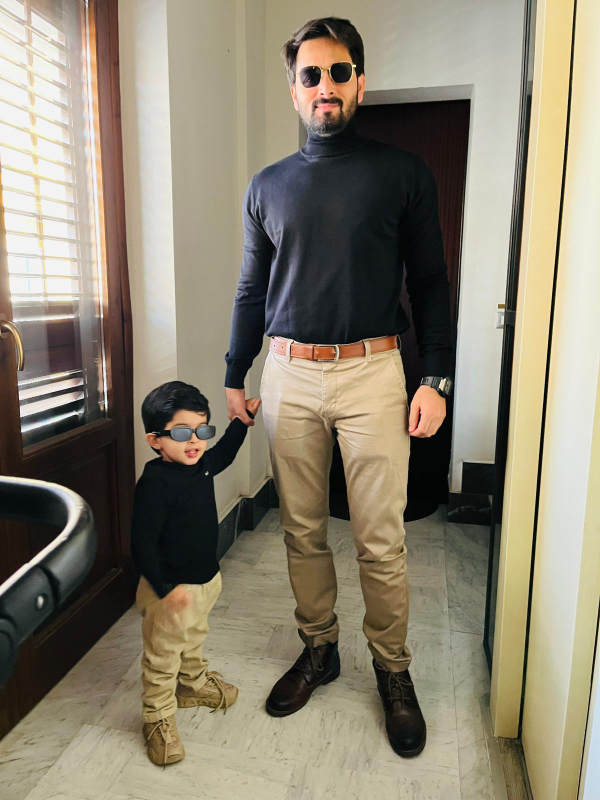
#> input picture zoraiz_new_images/WhatsApp Unknown 2026-06-17 at 17.54.12/WhatsApp Image 2026-06-17 at 17.42.09.jpeg, 1200 x 1600 px, found by its file name (shown at 1/2 size)
$ python -i zoraiz_final_book.py   (imports and definitions only)
#> lines starting #> are read from the running program, lines starting #| are printed output that depends on the picture
import os
from PIL import Image, ImageDraw
from reportlab.lib.pagesizes import A4
from reportlab.pdfgen import canvas
from reportlab.lib.colors import HexColor, white
from reportlab.lib.utils import ImageReader
import io

# [1 line that did not run here, left out]
IMG_DIR = "/home/user/claude/zoraiz_new_images/WhatsApp Unknown 2026-06-17 at 17.54.12"

# Correct mapping: each file matched to the photo the user described one by one
# Photos are referenced by their timestamp portion for clarity
def f(ts):
    return f"WhatsApp Image 2026-06-17 at {ts}.jpeg"

PAGES = [
    # Pic 1: picnic with mama
    dict(img=f("17.48.14"), line1="Zoraiz e la mama fanno un picnic.", line2="Mangiano gli snack insieme!", bg="#FFF8E1", acc="#F9A825"),
    # Pic 2: electric car in park
    dict(img=f("17.49.01"), line1="Zoraiz guida la macchinina nel parco.", line2="Che divertimento!", bg="#E3F2FD", acc="#1565C0"),
    # Pic 3: spiderman
    dict(img=f("17.49.35"), line1="Zoraiz incontra Spider-Man!", line2="Zoraiz ama Spider-Man!", bg="#FFEBEE", acc="#C62828"),
    # Pic 4: ice cream by christmas tree
    dict(img=f("17.49.46"), line1="Zoraiz mangia il gelato.", line2="Anche d'inverno, che freddo!", bg="#E8F5E9", acc="#2E7D32"),
    # Pic 5: toys with mama
    dict(img=f("17.50.04"), line1="Zoraiz e la mama mostrano i giocattoli.", line2="Zoraiz vuole il cagnolino!", bg="#FCE4EC", acc="#AD1457"),
    # Pic 6: slide in garden with friend
    dict(img=f("17.50.21"), line1="Zoraiz gioca allo scivolo con l'amico.", line2="Che bello il giardino!", bg="#E8F5E9", acc="#388E3C"),
    # Pic 7: piano
    dict(img=f("17.50.29"), line1="Zoraiz suona il pianoforte.", line2="Zoraiz ama la musica!", bg="#EDE7F6", acc="#512DA8"),
    # Pic 8: studying on bed
    dict(img=f("17.50.37"), line1="Zoraiz studia e scrive sul libro.", line2="Bravo Zoraiz!", bg="#E0F7FA", acc="#00838F"),
    # Pic 9: birthday nonna cake
    dict(img=f("17.50.44"), line1="È il compleanno di Zoraiz!", line2="La nonna porta la torta. Auguri!", bg="#FFF9C4", acc="#F57F17"),
    # Pic 10: pizza restaurant
    dict(img=f("17.51.00"), line1="Zoraiz mangia la pizza.", line2="La pizza è il piatto preferito di Zoraiz!", bg="#FBE9E7", acc="#BF360C"),
    # Pic 11: going to school with backpack
    dict(img=f("17.51.40"), line1="Zoraiz va a scuola.", line2="Che bello lo zaino!", bg="#E3F2FD", acc="#1565C0"),
    # Pic 12: cruise ship with mama
    dict(img=f("17.52.01"), line1="Zoraiz e la mama sono sulla nave.", line2="Guardano il mare insieme!", bg="#E0F7FA", acc="#006064"),
    # Pic 13: 1 year old sleeping in pram
    dict(img=f("17.52.22"), line1="Zoraiz ha un anno e dorme nel passeggino.", line2="Che tenero!", bg="#EDE7F6", acc="#4527A0"),
    # Pic 14: newborn baby
    dict(img=f("17.46.33"), line1="Benvenuto Zoraiz! Sei appena nato.", line2="Zoraiz vuole il latte della mama!", bg="#FCE4EC", acc="#C62828"),
    # Pic 15: crying wants a car
    dict(img=f("17.47.58"), line1="Zoraiz piange perché vuole la macchina.", line2="La mama lo consola!", bg="#FFFDE7", acc="#F57F17"),
    # Pic 16: matching outfit with baba
    dict(img=f("17.42.09"), line1="Zoraiz e baba hanno lo stesso vestito.", line2="Baba vuole tanto bene a Zoraiz!", bg="#ECEFF1", acc="#37474F"),
    # Pic 17: train with baba
    dict(img=f("17.42.26"), line1="Zoraiz va sul treno con il suo baba.", line2="Zoraiz abbraccia il suo baba!", bg="#E8F5E9", acc="#1B5E20"),
    # Pic 18: mama and baba couple - happy
    dict(img=f("17.42.45"), line1="La mama e il baba di Zoraiz sono felici.", line2="Ti vogliamo tanto bene, Zoraiz!", bg="#FCE4EC", acc="#AD1457"),
    # Pic 19: 2nd birthday surprise
    dict(img=f("17.43.27"), line1="Zoraiz compie 2 anni!", line2="Il baba gli fa la sorpresa. Auguri!", bg="#FFF9C4", acc="#E65100"),
    # Pic 20: grandparents (mama side) birthday cake
    dict(img=f("17.44.19"), line1="Il nonno e la nonna festeggiano.", line2="Zoraiz li ama tanto!", bg="#EFEBE9", acc="#4E342E"),
    # Pic 21: mama's parents + mama in forest (ami abu)
    dict(img=f("17.44.45"), line1="Questi sono i nonni di Zoraiz.", line2="La nonna e il nonno lo amano tanto!", bg="#F1F8E9", acc="#33691E"),
    # Pic 22: ama aba phoppo at mall (baba's family)
    dict(img=f("18.08.47"), line1="Il nonno, la nonna e la zia di Zoraiz.", line2="Lo amano tanto!", bg="#FFF3E0", acc="#E65100"),
    # Pic 23: mama and baby Zoraiz in Pakistani dress
    dict(img=f("18.08.47 (1)"), line1="Zoraiz e la mama in vestito pakistano.", line2="Che belli insieme!", bg="#FCE4EC", acc="#880E4F"),
]


def hex_rgb(h):
    h = h.lstrip("#")
    return tuple(int(h[i:i+2], 16)/255 for i in (0, 2, 4))


def load_photo(filename, size=800):
#> called with size = 800
    path = os.path.join(IMG_DIR, filename)
    img = Image.open(path).convert("RGB")
#> img is the input picture: PIL image 1200x1600 RGB; mean R, G, B 139.2, 131.1, 112.7
    w, h = img.size
#> w = 1200; h = 1600
    side = min(w, h)
#> side = 1200
    left = (w - side) // 2
#> left = 0
    if h > w:
        top = 0
    else:
        top = (h - side) // 2
    img = img.crop((left, top, left + side, top + side))
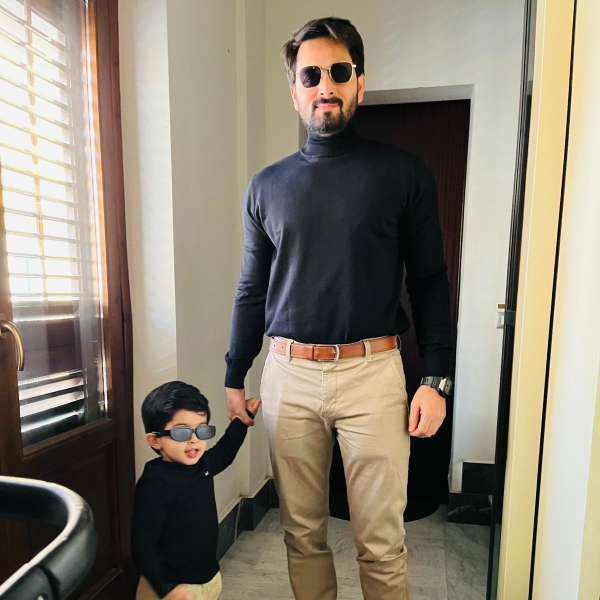
#> img: PIL image 1200x1200 RGB (shown at 1/2 size); mean R, G, B 138.6, 130.4, 114.9
    img = img.resize((size, size), Image.LANCZOS)
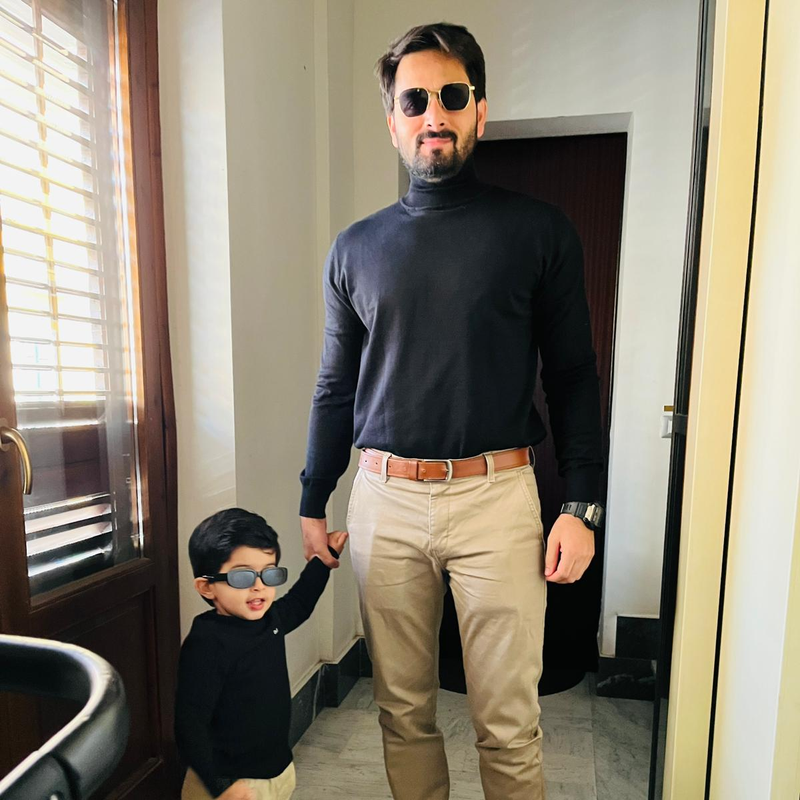
#> img: PIL image 800x800 RGB; mean R, G, B 138.6, 130.4, 114.9
    return img


# [133 lines left out: functions rounded_corners, to_reader, draw_cover, draw_page, make_pdf, not called in this run]


# [2 lines not run here, left out]

>>> result = load_photo('zoraiz_new_images/WhatsApp Unknown 2026-06-17 at 17.54.12/WhatsApp Image 2026-06-17 at 17.42.09.jpeg')

$ run again, on zoraiz_new_images/WhatsApp Unknown 2026-06-17 at 17.54.12/WhatsApp Image 2026-06-17 at 17.44.19.jpeg
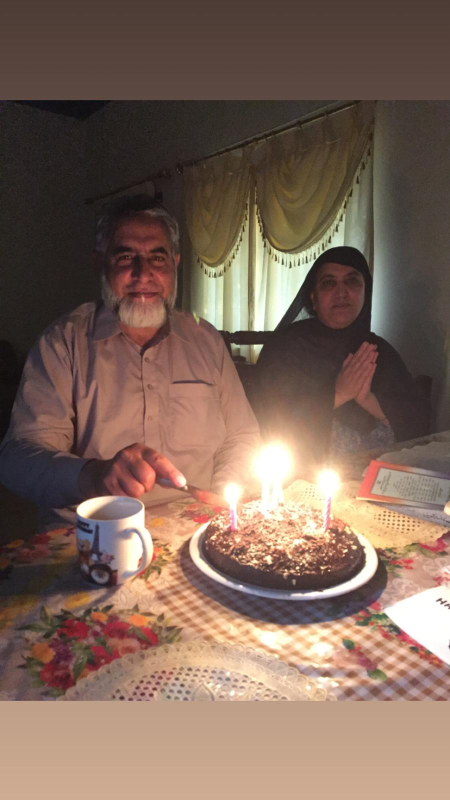
#> input picture zoraiz_new_images/WhatsApp Unknown 2026-06-17 at 17.54.12/WhatsApp Image 2026-06-17 at 17.44.19.jpeg, 900 x 1600 px, found by its file name (shown at 1/2 size)
#> in load_photo, img is the input picture: PIL image 900x1600 RGB; mean R, G, B 126.1, 102.4, 89.2
#> in load_photo, `img = img.crop((left, top, left + side, top + side))`:
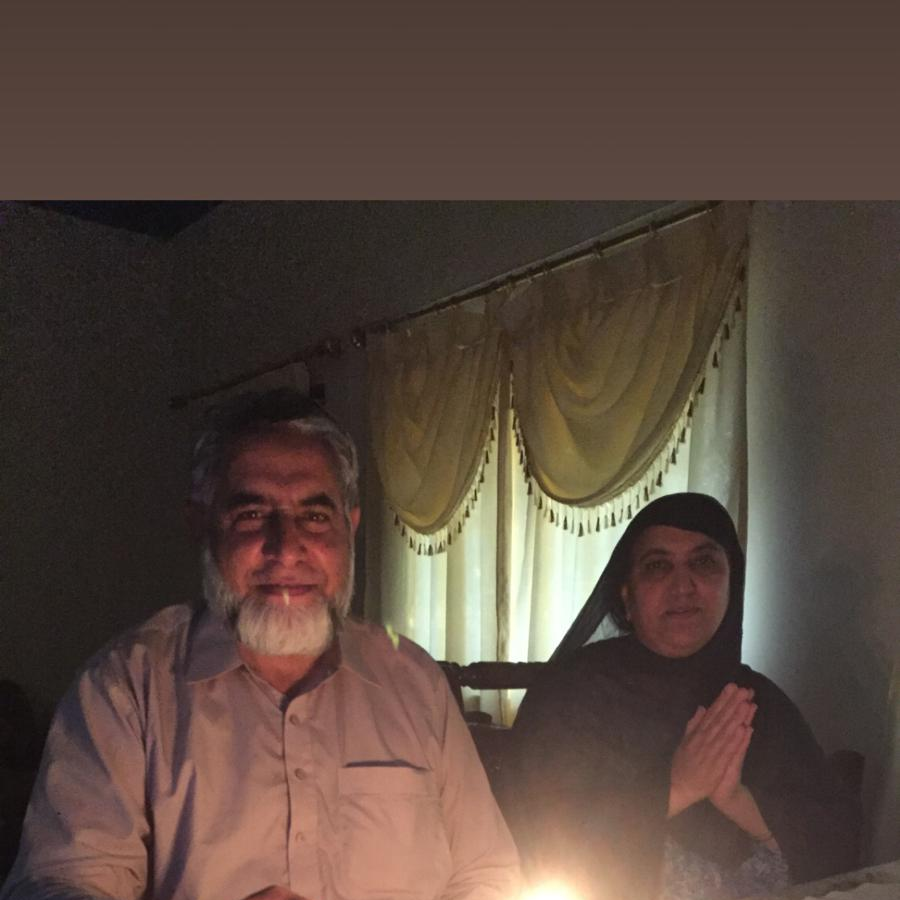
#> img: PIL image 900x900 RGB; mean R, G, B 88.5, 71.6, 62.4

$ run again, on zoraiz_new_images/WhatsApp Unknown 2026-06-17 at 17.54.12/WhatsApp Image 2026-06-17 at 17.44.45.jpeg
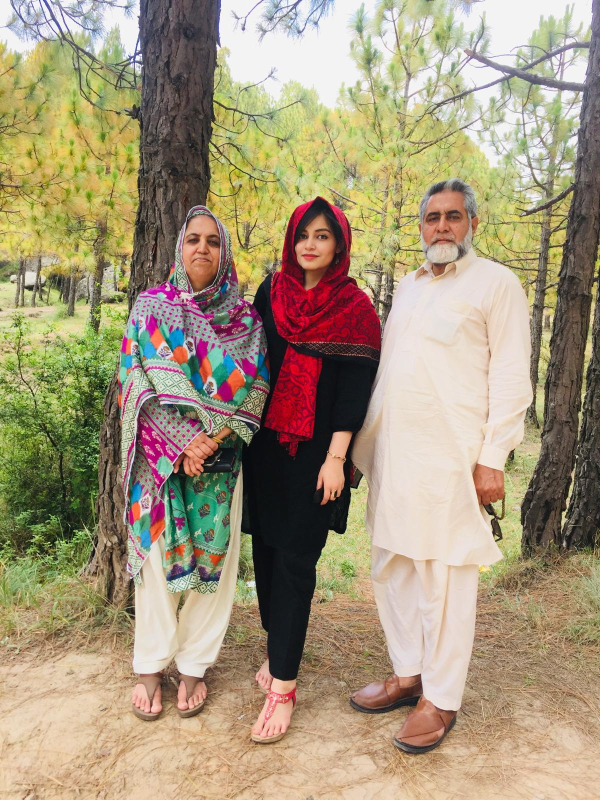
#> input picture zoraiz_new_images/WhatsApp Unknown 2026-06-17 at 17.54.12/WhatsApp Image 2026-06-17 at 17.44.45.jpeg, 1200 x 1600 px, found by its file name (shown at 1/2 size)
#> in load_photo, img is the input picture: PIL image 1200x1600 RGB; mean R, G, B 165.3, 150.6, 123.1
#> in load_photo, `img = img.crop((left, top, left + side, top + side))`:
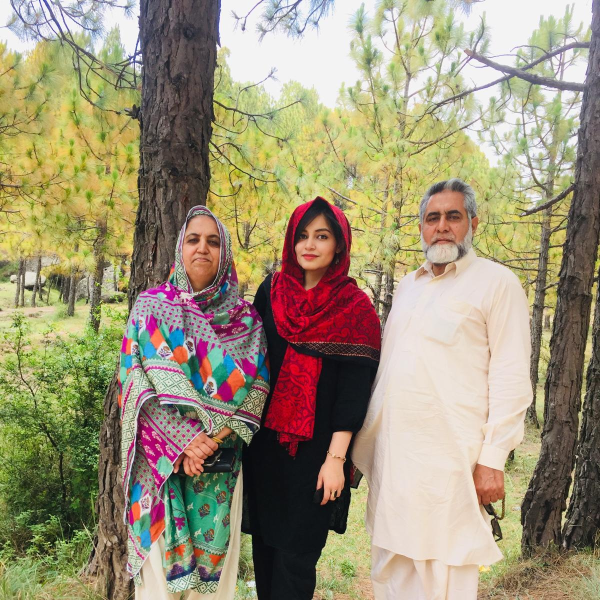
#> img: PIL image 1200x1200 RGB (shown at 1/2 size); mean R, G, B 156.9, 146.6, 119.4
#> in load_photo, `img = img.resize((size, size), Image.LANCZOS)`:
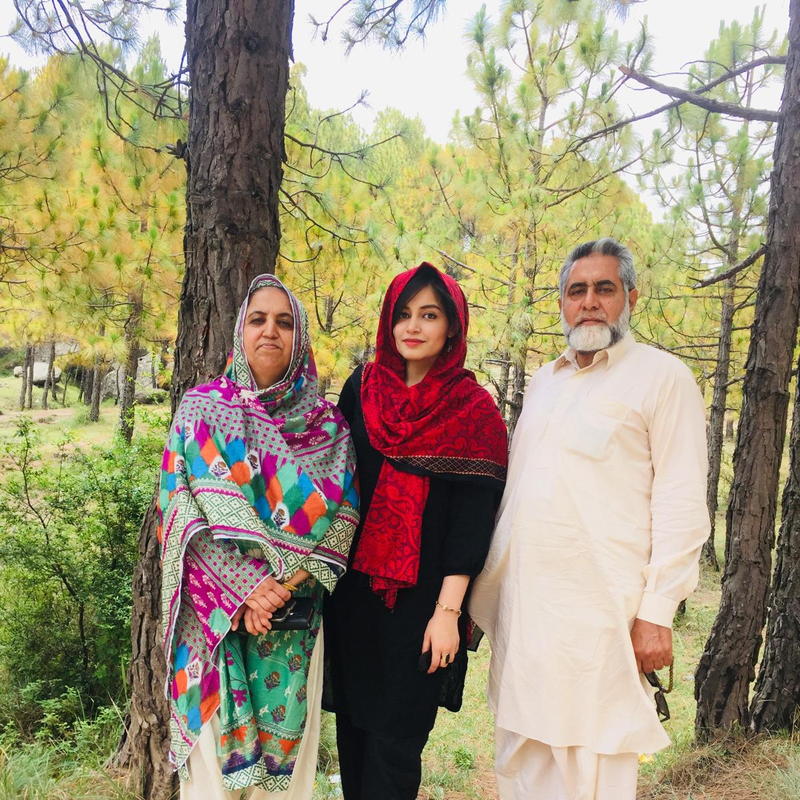
#> img: PIL image 800x800 RGB; mean R, G, B 156.9, 146.6, 119.4

$ run again, on zoraiz_new_images/WhatsApp Unknown 2026-06-17 at 17.54.12/WhatsApp Image 2026-06-17 at 17.45.37 (1).jpeg
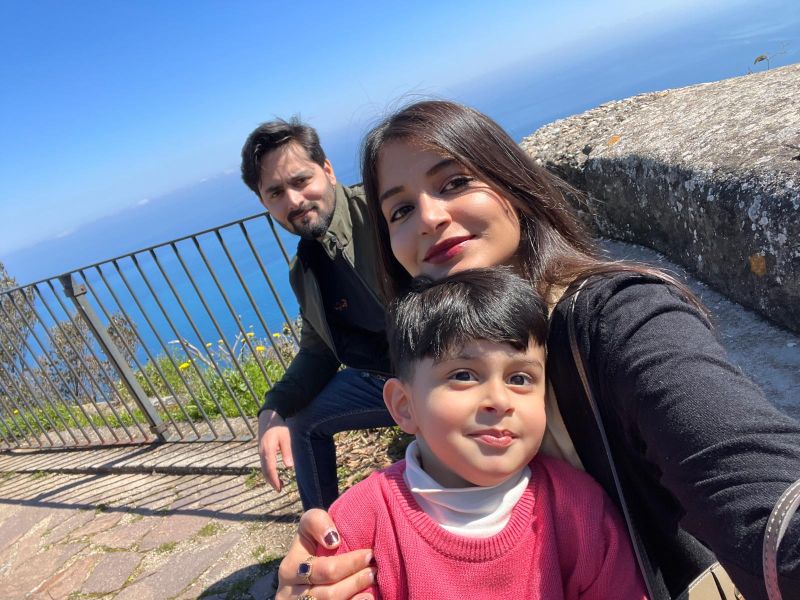
#> input picture zoraiz_new_images/WhatsApp Unknown 2026-06-17 at 17.54.12/WhatsApp Image 2026-06-17 at 17.45.37 (1).jpeg, 1600 x 1200 px, found by its file name (shown at 1/2 size)
#> in load_photo, img is the input picture: PIL image 1600x1200 RGB; mean R, G, B 118.3, 120.1, 138.9
#> in load_photo, `img = img.crop((left, top, left + side, top + side))`:
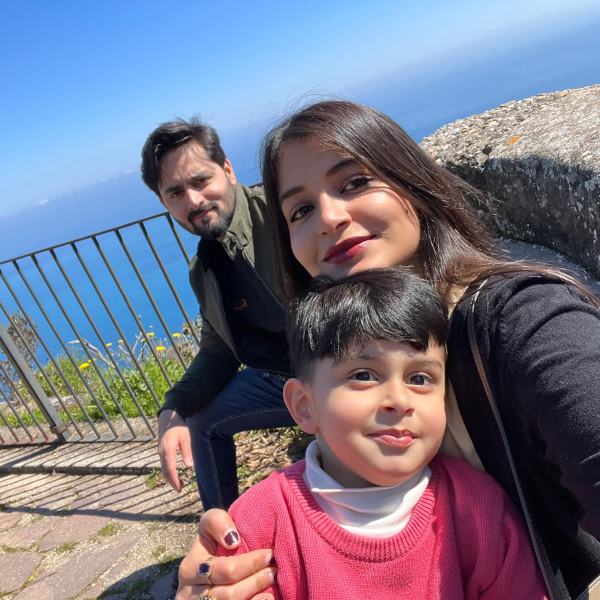
#> img: PIL image 1200x1200 RGB (shown at 1/2 size); mean R, G, B 118.6, 116.4, 134.6
#> in load_photo, `img = img.resize((size, size), Image.LANCZOS)`:
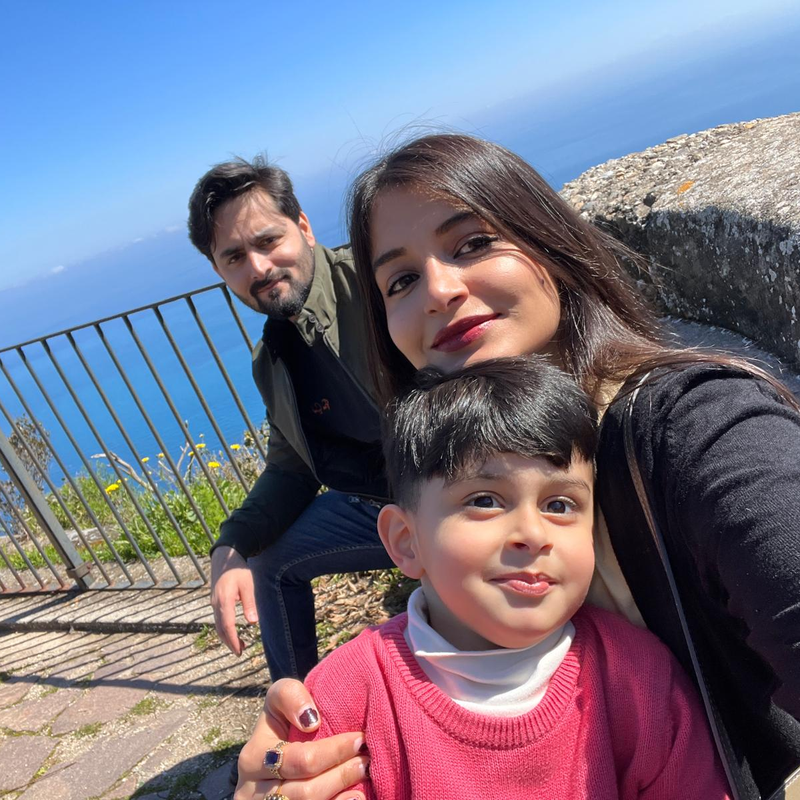
#> img: PIL image 800x800 RGB; mean R, G, B 118.6, 116.4, 134.6
